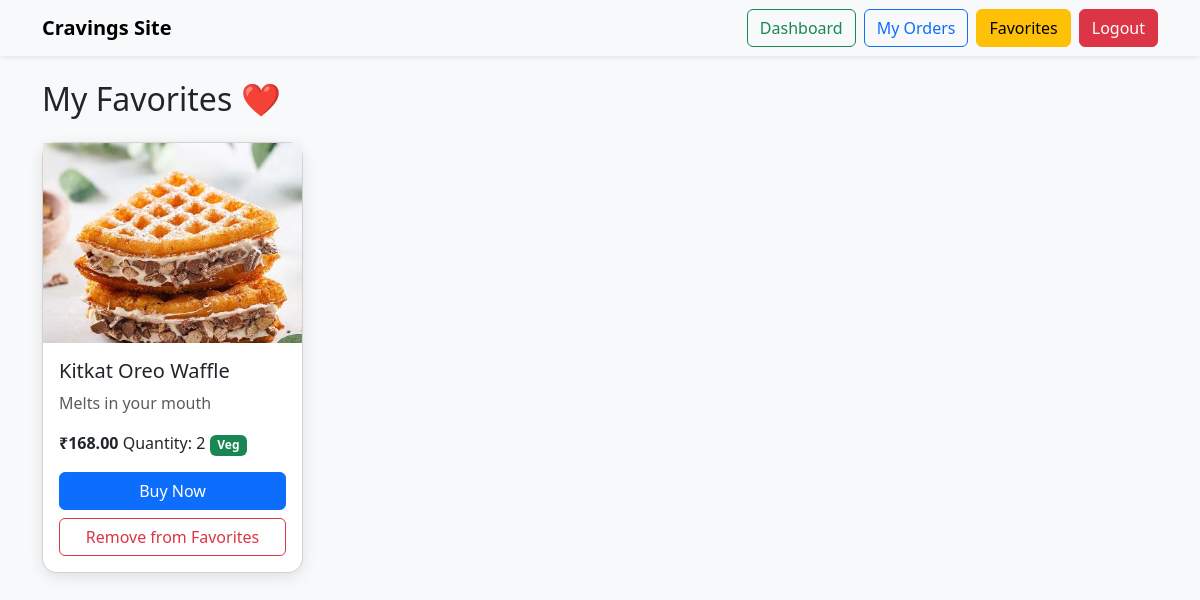
The page /favorites.php (signed in) on the database its author committed.
### tables this page shows
CREATE TABLE `foods` (
  `food_id` int(11) NOT NULL,
  `vendor_id` int(11) NOT NULL,
  `name` varchar(100) NOT NULL,
  `description` text DEFAULT NULL,
  `price` decimal(10,2) NOT NULL,
  `quantity` int(11) NOT NULL DEFAULT 0,
  `available` tinyint(1) DEFAULT 1,
  `created_at` timestamp NOT NULL DEFAULT current_timestamp(),
  `dietary` enum('veg','non-veg') NOT NULL DEFAULT 'veg',
  `image_path` varchar(255) DEFAULT NULL
);

### favorites.php (the view, shortened to what this page needs)
<?php
$conn = new mysqli("localhost", "root", "", "foodie");
$user_id = $_SESSION['user_id'];
$stmt = $conn->prepare("SELECT f.food_id, f.name, f.description, f.price, f.quantity, f.dietary, f.image_path
                        FROM favorites fav
                        JOIN foods f ON fav.food_id = f.food_id
                        WHERE fav.user_id=?");
$stmt->bind_param("i", $user_id);
$stmt->execute();
$result = $stmt->get_result();
?>
<!DOCTYPE html>
<html lang="en">
<head>
    <link href="https://cdn.jsdelivr.net/npm/bootstrap@5.3.2/dist/css/bootstrap.min.css" rel="stylesheet">
</head>
<body>
<nav class="navbar navbar-expand-lg bg-light shadow-sm">
    <div class="container">
        <a class="navbar-brand fw-bold" href="index.php">Cravings Site</a>
        <div class="d-flex">
            <a href="index.php" class="btn btn-outline-success me-2">Dashboard</a>
            <a href="orders.php" class="btn btn-outline-primary me-2">My Orders</a>
            <a href="favorites.php" class="btn btn-outline-warning me-2 active">Favorites</a>
            <a href="logout.php" class="btn btn-danger">Logout</a>
        </div>
    </div>
</nav>
<div class="container mt-4">
    <h2 class="mb-4">My Favorites ❤️</h2>
    <div class="row g-4">
        <?php if ($result->num_rows > 0): ?>
            <?php while ($row = $result->fetch_assoc()): ?>
                <div class="col-md-4 col-lg-3">
                    <div class="card food-card">
                        <?php if ($row['image_path']): ?>
                            <img src="<?= htmlspecialchars($row['image_path']) ?>" class="food-img" alt="<?= htmlspecialchars($row['name']) ?>">
                        <?php else: ?>
                            <img src="uploads/placeholder.png" class="food-img" alt="No image">
                        <?php endif; ?>
                        <div class="card-body">
                            <h5 class="card-title"><?= htmlspecialchars($row['name']) ?></h5>
                            <p class="card-text text-muted"><?= htmlspecialchars($row['description']) ?></p>
                            <p>
                                <strong>₹<?= number_format($row['price'], 2) ?></strong>
                                Quantity: <?= $row['quantity'] ?>
                                <span class="badge bg-<?= $row['dietary'] == 'veg' ? 'success' : 'danger' ?>">
                                    <?= ucfirst($row['dietary']) ?>
                                </span>
                            </p>
                            <?php if ($row['quantity'] > 0): ?>
                                <a href="buy.php?food_id=<?= $row['food_id'] ?>" class="btn btn-primary w-100 mb-2">Buy Now</a>
                            <?php else: ?>
                                <button class="btn btn-danger w-100 mb-2" disabled>Out of Stock</button>
                            <?php endif; ?>
                            <a href="favorites_action.php?action=remove&food_id=<?= $row['food_id'] ?>" class="btn btn-outline-danger w-100">Remove from Favorites</a>
                        </div>
                    </div>
                </div>
            <?php endwhile; ?>
        <?php else: ?>
            <p class="text-muted">You don’t have any favorites yet.</p>
        <?php endif; ?>
    </div>
</div>
</body>
</html>

### favorites.php (style rules this page uses)
body { background: #f8f9fa; }
.food-card { border-radius: 15px; box-shadow: 0px 4px 15px rgba(0,0,0,0.1); }
.food-img { height: 200px; object-fit: cover; width: 100%; }

### rows shown on the page
foods: image_path (picture), name "Kitkat Oreo Waffle", description "Melts in your mouth", price "168.00", quantity "2", dietary "Veg"
